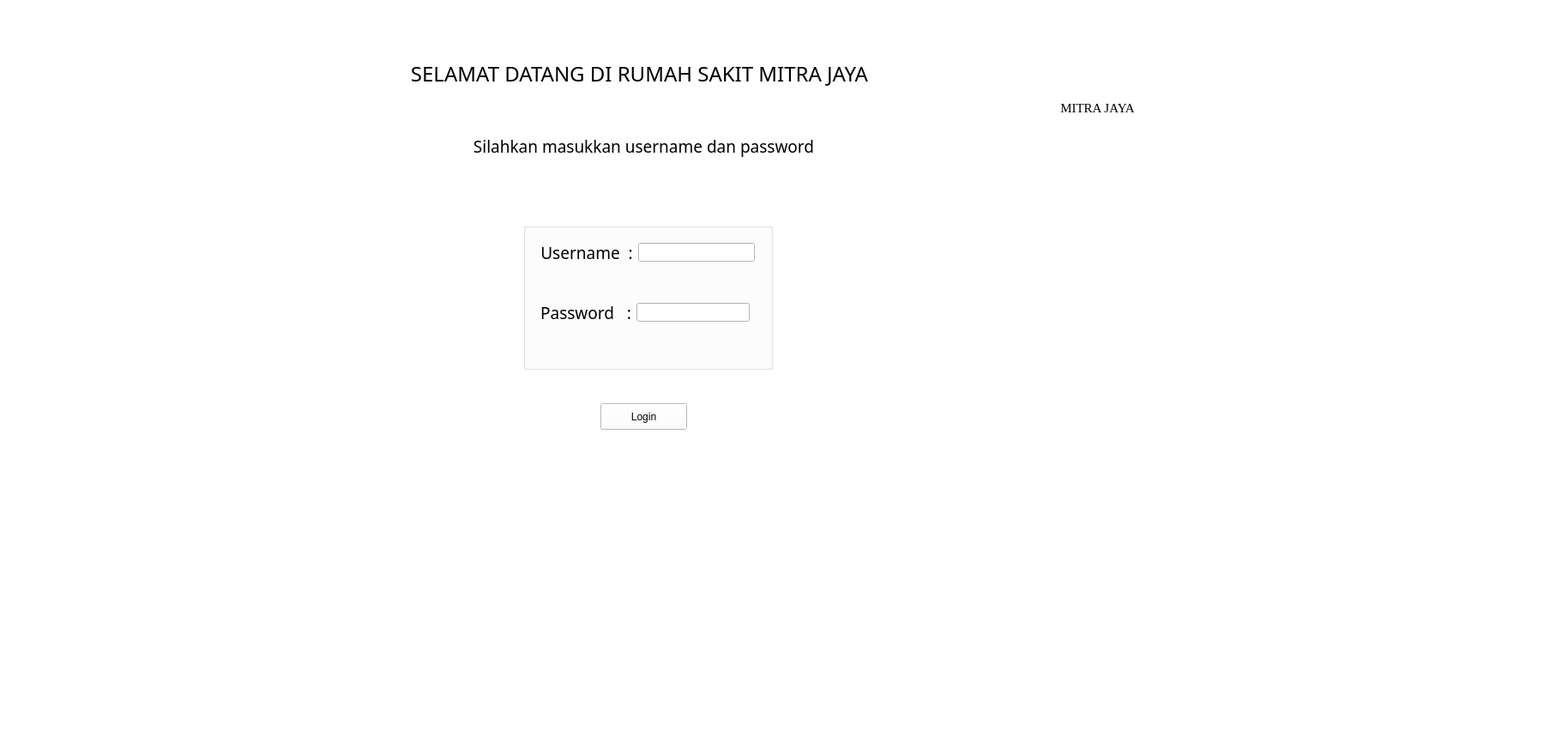
<?xml version="1.0" encoding="UTF-8"?>
<ui version="4.0">
 <class>SiRumahSakit</class>
 <widget class="QMainWindow" name="SiRumahSakit">
  <property name="geometry">
   <rect>
    <x>0</x>
    <y>0</y>
    <width>1828</width>
    <height>872</height>
   </rect>
  </property>
  <property name="windowTitle">
   <string>SiRumahSakit</string>
  </property>
  <property name="styleSheet">
   <string notr="true">background-color: rgb(0, 226, 0);
background-color: rgb(255, 255, 255);</string>
  </property>
  <widget class="QWidget" name="centralwidget">
   <widget class="QPushButton" name="loginButton">
    <property name="geometry">
     <rect>
      <x>700</x>
      <y>470</y>
      <width>101</width>
      <height>31</height>
     </rect>
    </property>
    <property name="text">
     <string>Login</string>
    </property>
   </widget>
   <widget class="QLabel" name="label_4">
    <property name="geometry">
     <rect>
      <x>370</x>
      <y>50</y>
      <width>751</width>
      <height>71</height>
     </rect>
    </property>
    <property name="font">
     <font>
      <family>STKaiti</family>
      <pointsize>18</pointsize>
     </font>
    </property>
    <property name="styleSheet">
     <string notr="true">background-color: qlineargradient(spread:pad, x1:0, y1:0, x2:1, y2:1, stop:1 rgba(0, 0, 0, 0));</string>
    </property>
    <property name="text">
     <string>SELAMAT DATANG DI RUMAH SAKIT MITRA JAYA</string>
    </property>
    <property name="alignment">
     <set>Qt::AlignCenter</set>
    </property>
   </widget>
   <widget class="QLabel" name="label_5">
    <property name="geometry">
     <rect>
      <x>530</x>
      <y>140</y>
      <width>441</width>
      <height>61</height>
     </rect>
    </property>
    <property name="font">
     <font>
      <family>STKaiti</family>
      <pointsize>14</pointsize>
     </font>
    </property>
    <property name="styleSheet">
     <string notr="true">
background-color:qlineargradient(spread:pad, x1:0, y1:0, x2:1, y2:0, stop:1 rgba(0, 0, 0, 0))</string>
    </property>
    <property name="text">
     <string>Silahkan masukkan username dan password</string>
    </property>
    <property name="alignment">
     <set>Qt::AlignCenter</set>
    </property>
   </widget>
   <widget class="QGroupBox" name="groupBox">
    <property name="geometry">
     <rect>
      <x>610</x>
      <y>260</y>
      <width>291</width>
      <height>171</height>
     </rect>
    </property>
    <property name="styleSheet">
     <string notr="true">background-color: qlineargradient(spread:pad, x1:0, y1:0, x2:1, y2:1, stop:1 rgba(0, 0, 0, 0));</string>
    </property>
    <property name="title">
     <string/>
    </property>
    <widget class="QWidget" name="layoutWidget">
     <property name="geometry">
      <rect>
       <x>20</x>
       <y>20</y>
       <width>250</width>
       <height>29</height>
      </rect>
     </property>
     <layout class="QHBoxLayout" name="horizontalLayout">
      <item>
       <widget class="QLabel" name="label_2">
        <property name="font">
         <font>
          <family>STKaiti</family>
          <pointsize>14</pointsize>
         </font>
        </property>
        <property name="text">
         <string>Username  :</string>
        </property>
        <property name="alignment">
         <set>Qt::AlignCenter</set>
        </property>
       </widget>
      </item>
      <item>
       <widget class="QLineEdit" name="usernameLineEdit">
        <property name="styleSheet">
         <string notr="true">color: rgb(255, 255, 255);
color: rgb(0, 0, 0);
background-color: rgb(255, 255, 255);</string>
        </property>
       </widget>
      </item>
     </layout>
    </widget>
    <widget class="QWidget" name="layoutWidget">
     <property name="geometry">
      <rect>
       <x>20</x>
       <y>90</y>
       <width>244</width>
       <height>29</height>
      </rect>
     </property>
     <layout class="QHBoxLayout" name="horizontalLayout_2">
      <item>
       <widget class="QLabel" name="label_3">
        <property name="font">
         <font>
          <family>STKaiti</family>
          <pointsize>14</pointsize>
         </font>
        </property>
        <property name="text">
         <string>Password   :</string>
        </property>
        <property name="alignment">
         <set>Qt::AlignCenter</set>
        </property>
       </widget>
      </item>
      <item>
       <widget class="QLineEdit" name="passwordLineEdit">
        <property name="styleSheet">
         <string notr="true">background-color: rgb(255, 255, 255);</string>
        </property>
        <property name="echoMode">
         <enum>QLineEdit::Password</enum>
        </property>
       </widget>
      </item>
     </layout>
    </widget>
   </widget>
   <widget class="QLabel" name="label_bc">
    <property name="geometry">
     <rect>
      <x>1240</x>
      <y>30</y>
      <width>81</width>
      <height>81</height>
     </rect>
    </property>
    <property name="styleSheet">
     <string notr="true">background-color: qlineargradient(spread:pad, x1:1, y1:0, x2:1, y2:1, stop:1 rgba(0, 0, 0, 0));</string>
    </property>
    <property name="text">
     <string/>
    </property>
    <property name="pixmap">
     <pixmap>E:/tubessda/logo.png</pixmap>
    </property>
    <property name="scaledContents">
     <bool>true</bool>
    </property>
    <property name="wordWrap">
     <bool>false</bool>
    </property>
   </widget>
   <widget class="QLabel" name="label_7">
    <property name="geometry">
     <rect>
      <x>-160</x>
      <y>-40</y>
      <width>2071</width>
      <height>871</height>
     </rect>
    </property>
    <property name="text">
     <string/>
    </property>
    <property name="pixmap">
     <pixmap>E:/tubessda/bcrumahsakit.jpg</pixmap>
    </property>
    <property name="scaledContents">
     <bool>true</bool>
    </property>
   </widget>
   <widget class="QLabel" name="label_6">
    <property name="geometry">
     <rect>
      <x>1220</x>
      <y>110</y>
      <width>119</width>
      <height>31</height>
     </rect>
    </property>
    <property name="font">
     <font>
      <family>Times New Roman</family>
      <pointsize>11</pointsize>
     </font>
    </property>
    <property name="styleSheet">
     <string notr="true">
background-color:qlineargradient(spread:pad, x1:0, y1:0, x2:1, y2:0, stop:1 rgba(0, 0, 0, 0))</string>
    </property>
    <property name="text">
     <string>MITRA JAYA</string>
    </property>
    <property name="alignment">
     <set>Qt::AlignCenter</set>
    </property>
   </widget>
   <zorder>label_7</zorder>
   <zorder>loginButton</zorder>
   <zorder>label_4</zorder>
   <zorder>label_5</zorder>
   <zorder>groupBox</zorder>
   <zorder>label_bc</zorder>
   <zorder>label_6</zorder>
   <zorder>label_bc</zorder>
   <zorder>label_6</zorder>
  </widget>
  <widget class="QMenuBar" name="menubar">
   <property name="geometry">
    <rect>
     <x>0</x>
     <y>0</y>
     <width>1828</width>
     <height>26</height>
    </rect>
   </property>
  </widget>
  <widget class="QStatusBar" name="statusbar"/>
 </widget>
 <resources/>
 <connections/>
</ui>
